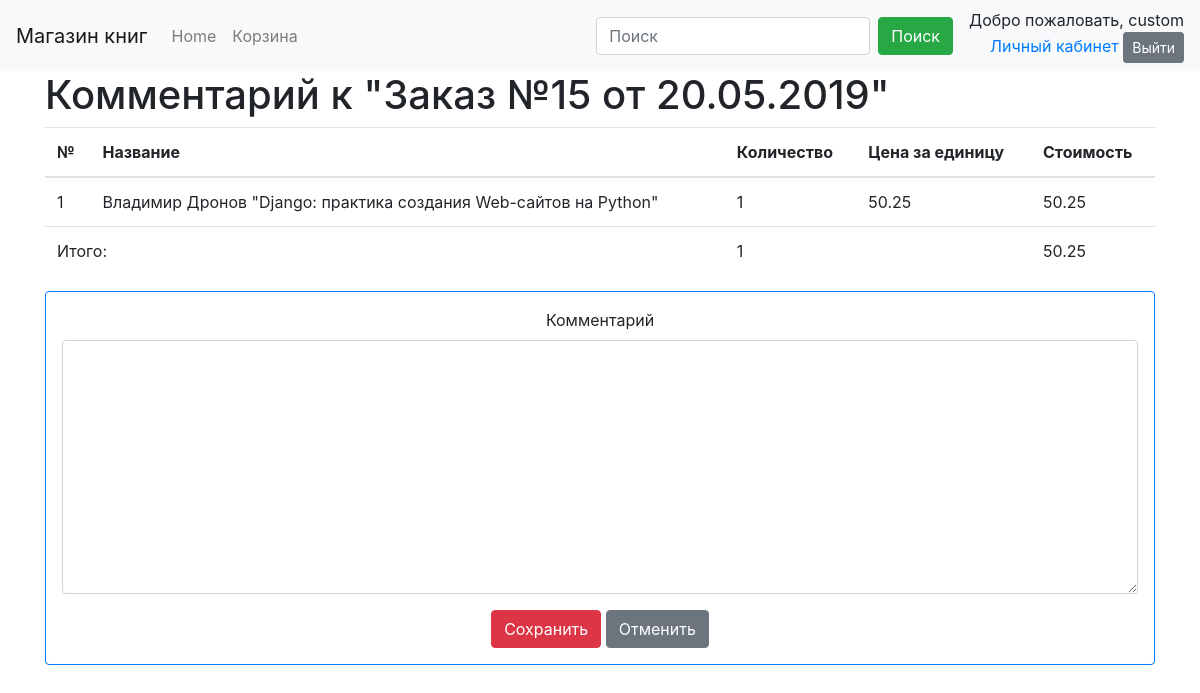
Before: /order/comment/15/ (signed in) with the older database file.
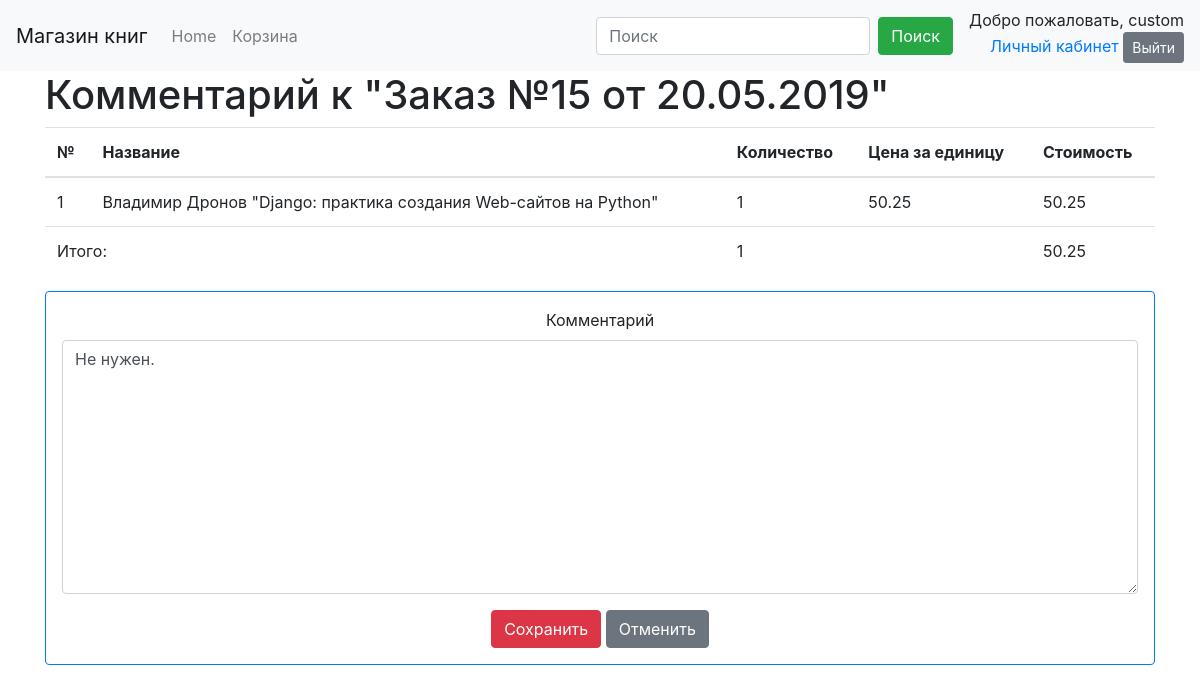
After: the same page with the newer database file.
### orderapp/models.py (models this page shows, shortened)
class Order(models.Model):
    cart = models.ForeignKey(Cart, on_delete=models.PROTECT, verbose_name='корзина', related_name='order',
                             related_query_name='order')
    status = models.ForeignKey(OrderStatus, on_delete=models.PROTECT, verbose_name='статус', related_name='order',
                               related_query_name='order')
    name = models.CharField(verbose_name='имя', max_length=50, help_text='Как к вам обращаться?')
    phone = models.CharField(max_length=15, verbose_name='телефон', help_text='Телефон для связи: +375(29)000-00-00')
    email = models.EmailField(verbose_name='email', blank=True, null=True,
                              help_text='Электронная почта: example@domain.com')
    delivery_adress = models.TextField(verbose_name='Адрес доставки',
                                       help_text='Пример: г. Минск, ул. Звездная, д. 1, кв. 7')
    comments = models.TextField(verbose_name='комментарий', blank=True, null=True)
    date_create = models.DateTimeField("Дата создания", auto_now_add=True, )
    date_update = models.DateTimeField("Дата последнего изменения", auto_now=True)
    def __str__(self):
        return "Заказ №" + str(self.pk) + " от " + self.date_create.strftime("%d.%m.%Y")
    class Meta:
        verbose_name = 'заказ'
        verbose_name_plural = 'заказы'
        permissions = [('manager', 'is_manager'), ]

### orderapp/views.py (the view)
# urls.py: path('comment/<int:pk>/', CustomerOrderCommentUpdateView.as_view(), name='order_customer_comment'),
class CustomerOrderCommentUpdateView(LoginRequiredMixin, UpdateView):
    model = Order
    form_class = OrderCustomerCommentForm
    template_name = 'orderapp/customer_order_comment.html'
    def get_context_data(self, **kwargs):
        context = super().get_context_data(**kwargs)
        context['cart'] = self.object.cart
        context['is_new'] = self.object.status_id == order_status_new.pk
        return context
    def get_success_url(self):
        return reverse_lazy('auth:user')+"?tab=3"
    def get_queryset(self):
        return self.model._default_manager.filter(cart__user=self.request.user)

### orderapp/form.py
class OrderCustomerCommentForm(ModelForm):
    class Meta:
        model = Order
        fields = ['comments']

### cartapp/models.py (called while the page is built)
    @property
    def total_quantity(self):
        quantity = self.books.aggregate(models.Sum('quantity'))['quantity__sum']
        if quantity is None:
            return 0
        return quantity

    @property
    def total_cost(self):
        return sum(book.cost for book in self.books.all())

    @property
    def cost(self):
        return self.quantity * self.book.price

### goodsapp/models.py (called while the page is built)
    def description(self):
        return ', '.join([s.namePublic for s in self.authors.all()]) + " \"" + self.name + "\""

### orderapp/templates/orderapp/customer_order_comment.html (shortened to what this page needs)
{% extends 'orderapp/customer_order_update.html' %}
{% load crispy_forms_tags %}
{% block navbar %}
    {% include 'navbar.html' %}
{% endblock %}
    {% block main_head %}{% if cart.user == view.request.user %}Комментарий к "{{ object }}"{% endif %}{% endblock %}
    {% block order_block %}
        {% if cart.user == view.request.user %}
            <form method="post" class="border border-primary rounded p-3 mb-1 text-center">
                {{ form|crispy }}
                <button class="btn btn-danger">Сохранить</button>
                <a href="{{ view.get_success_url }}" class="btn btn-secondary">Отменить</a>
                </div>
        {% endif %}
    {% endblock %}

Changed rows visible on the page:
changed Order "Заказ №15 от 20.05.2019": comments (not shown) → "Не нужен."
